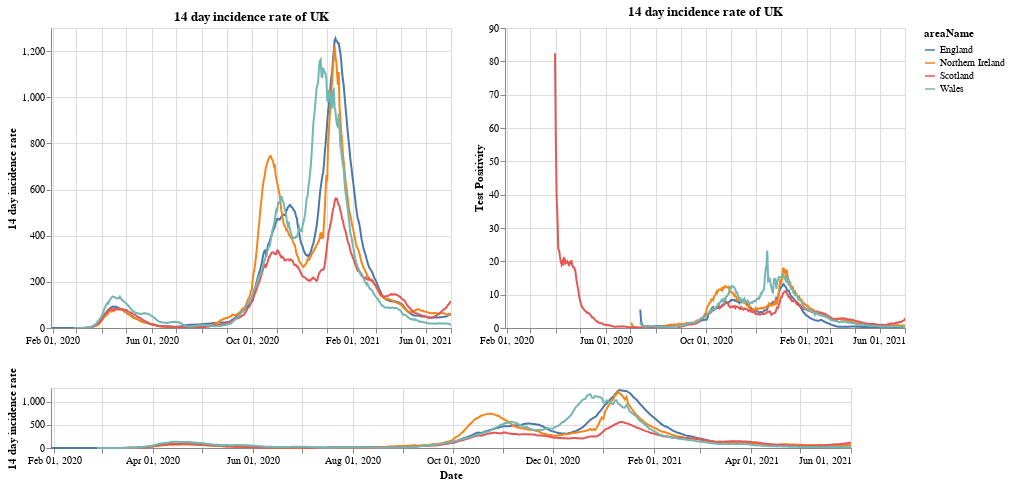

Notebook source saved alongside this figure:
### Markdown cell above
# Plots

First a plot with each country in the UK. The top right shows the positivity rate for (which is the percentage of registered tests which were positive) while the top left is the 14 day incidence rate. The bottom chart can be used to select the timeframe (does not work on a mobile device).

### Code cell
#collapse
brush = alt.selection(type='interval', name='DateBrush',encodings=['x'],fields=['Time'])
leg_selection = alt.selection_multi(fields=['areaName'], bind='legend')

base = alt.Chart(uk_cases).mark_line().encode(
    x=alt.X("yearmonthdate(date):T", axis=alt.Axis(title='Date')),
    y=alt.Y("twoWeeklyCasesRate:Q", axis=alt.Axis(title='14 day incidence rate')),
    tooltip=['areaName', 'date','twoWeeklyCasesRate', 'testPositivity'],
    color='areaName',
    opacity=alt.condition(leg_selection, alt.value(2), alt.value(0.1))
).add_selection(leg_selection).properties(width=400)

upper = base.encode(alt.X('yearmonthdate(date):T', axis=alt.Axis(title=''),
                         scale=alt.Scale(domain=brush))
                   ).properties(title=f'14 day incidence rate of UK')
upper_right = upper.encode(alt.Y('testPositivity:Q', axis=alt.Axis(title='Test Positivity')))
lower = base.properties(height=60, width = 800).add_selection(brush)

(upper | upper_right) & lower

### Figure 1 — Vega-Lite specification as saved in the notebook (floating-point values rounded to 4 significant figures; data arrays with more than 128 entries replaced by an {"elided": "..."} marker saying what was removed)
{"config": {"view": {"continuousWidth": 400, "continuousHeight": 300}}, "vconcat": [{"hconcat": [{"mark": "line", "encoding": {"color": {"type": "nominal", "field": "areaName"}, "opacity": {"condition": {"value": 2, "selection": "selector001"}, "value": 0.1}, "tooltip": [{"type": "nominal", "field": "areaName"}, {"type": "temporal", "field": "date"}, {"type": "quantitative", "field": "twoWeeklyCasesRate"}, {"type": "quantitative", "field": "testPositivity"}], "x": {"type": "temporal", "axis": {"title": ""}, "field": "date", "scale": {"domain": {"selection": "DateBrush"}}, "timeUnit": "yearmonthdate"}, "y": {"type": "quantitative", "axis": {"title": "14 day incidence rate"}, "field": "twoWeeklyCasesRate"}}, "selection": {"selector001": {"type": "multi", "fields": ["areaName"], "bind": "legend"}}, "title": "14 day incidence rate of UK", "width": 400}, {"mark": "line", "encoding": {"color": {"type": "nominal", "field": "areaName"}, "opacity": {"condition": {"value": 2, "selection": "selector001"}, "value": 0.1}, "tooltip": [{"type": "nominal", "field": "areaName"}, {"type": "temporal", "field": "date"}, {"type": "quantitative", "field": "twoWeeklyCasesRate"}, {"type": "quantitative", "field": "testPositivity"}], "x": {"type": "temporal", "axis": {"title": ""}, "field": "date", "scale": {"domain": {"selection": "DateBrush"}}, "timeUnit": "yearmonthdate"}, "y": {"type": "quantitative", "axis": {"title": "Test Positivity"}, "field": "testPositivity"}}, "selection": {"selector001": {"type": "multi", "fields": ["areaName"], "bind": "legend"}}, "title": "14 day incidence rate of UK", "width": 400}]}, {"mark": "line", "encoding": {"color": {"type": "nominal", "field": "areaName"}, "opacity": {"condition": {"value": 2, "selection": "selector001"}, "value": 0.1}, "tooltip": [{"type": "nominal", "field": "areaName"}, {"type": "temporal", "field": "date"}, {"type": "quantitative", "field": "twoWeeklyCasesRate"}, {"type": "quantitative", "field": "testPositivity"}], "x": {"type": "temporal", "axis": {"title": "Date"}, "field": "date", "timeUnit": "yearmonthdate"}, "y": {"type": "quantitative", "axis": {"title": "14 day incidence rate"}, "field": "twoWeeklyCasesRate"}}, "height": 60, "selection": {"selector001": {"type": "multi", "fields": ["areaName"], "bind": "legend"}, "DateBrush": {"type": "interval", "encodings": ["x"], "fields": ["Time"]}}, "width": 800}], "data": {"name": "data-cb91b1166479170e7c9fc060d35c96ef"}, "$schema": "https://vega.github.io/schema/vega-lite/v4.8.1.json", "datasets": {"data-cb91b1166479170e7c9fc060d35c96ef": {"elided": "1864 records"}}}
